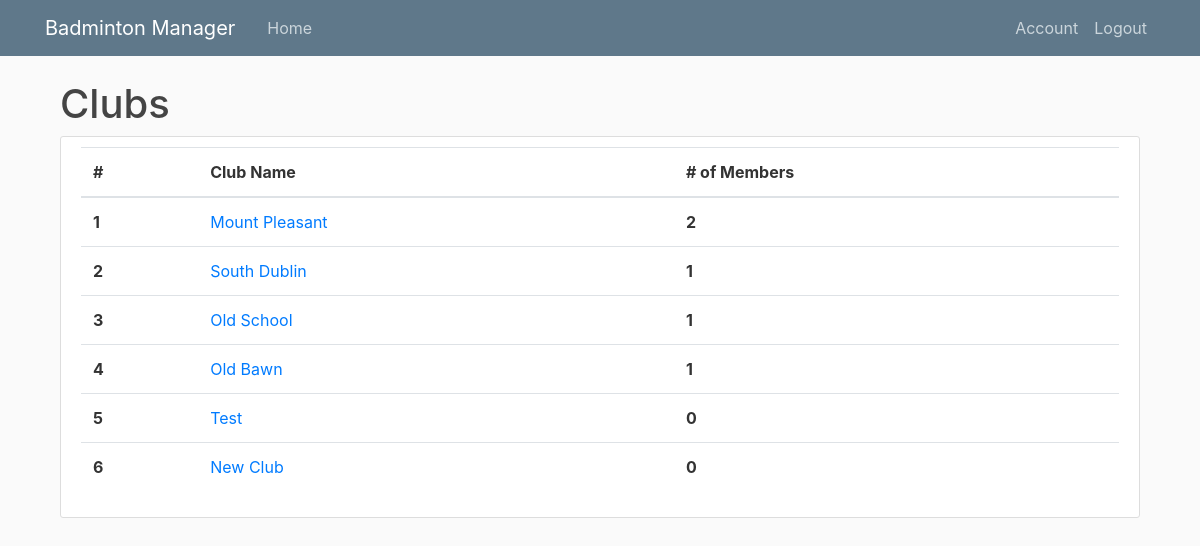
The page / (signed in) on the database as committed earlier.
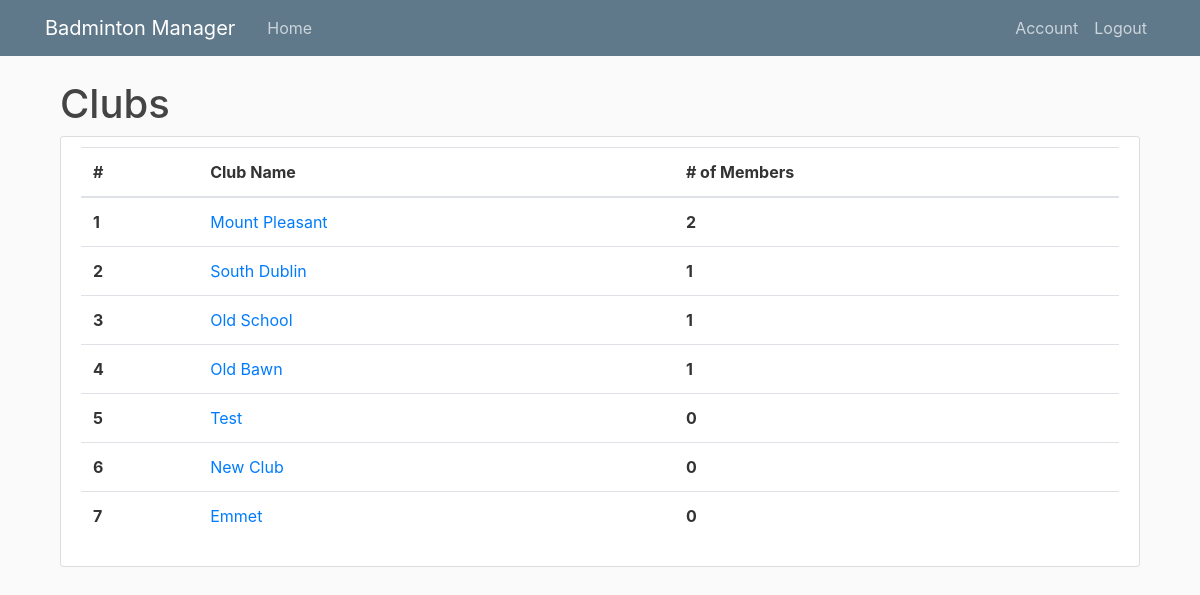
The same page on the database as committed later.
### clubmanager/models.py (models this page shows, shortened)
class Club(db.Model):
    __tablename__ = 'club'
    id = db.Column(db.Integer, primary_key=True)
    name = db.Column(db.String(100), nullable=False)
    date_created = db.Column(db.DateTime, nullable=False, default=datetime.utcnow)
    members = db.relationship("Membership", back_populates="club")
    teams = db.relationship('Team', backref='club_team', lazy=True)

### clubmanager/clubs/routes.py (the view)
@clubs.route("/")
@login_required
def home():
    page = request.args.get('page',1, type=int)
    clubs = Club.query.all()
    return render_template('home.html', clubs=clubs)

### clubmanager/models.py (called while the page is built)
@login_manager.user_loader
def load_user(user_id):
    return User.query.get(int(user_id))

### clubmanager/templates/home.html
{% extends "layout.html" %}
{% block content %}
  <div class="container">
    <h1>Clubs</h1>
    <article class="media content-section">
      <table class="table">
        <thead>
          <tr>
            <th scope="col">#</th>
            <th scope="col">Club Name</th>
            <th scope="col"># of Members</th>
          </tr>
        </thead>
        <tbody>
          {% for club in clubs %}
          <tr>
            <th scope="row">{{ club.id }}</th>
            <td><a href="{{ url_for('clubs.club', club_id=club.id) }}">{{ club.name }}</a></td>
            <th scope="row">{{ club.members|length }}</th>
          </tr>
          {% endfor %}
        </tbody>
      </table>
    </article>
  </div>
{% endblock %}

Rows that differ between the two databases and show on the page:
added Club: id "7", name "Emmet", members|length "0"
